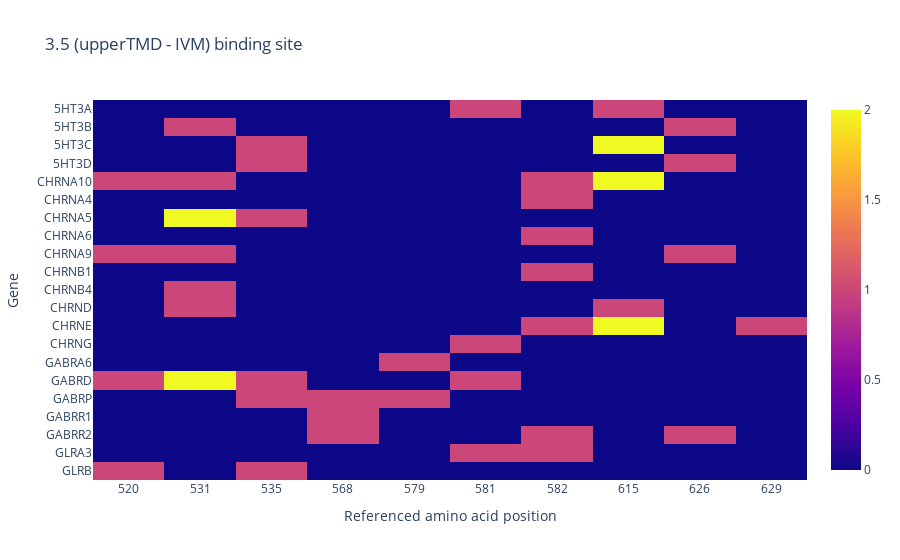

The code cell stored with this chart in its notebook:
### Code cell
fig = go.Figure(data=go.Heatmap(
    z = data,
    x=[str(int(aa)) for aa in aacids],
    y=genes,
    hoverongaps=False
))
fig.update_layout(
    title=f"{bs_interest[1]} binding site",
    xaxis_title = "Referenced amino acid position",
    yaxis_title = "Gene"
)
fig.show()

### Figure 1 — Plotly figure (JSON) as saved in the notebook; plotly's stock layout.template omitted (floating-point values rounded to 4 significant figures; data arrays with more than 128 entries replaced by an {"elided": "..."} marker saying what was removed)
{"data": [{"hoverongaps": false, "type": "heatmap", "x": ["520", "531", "535", "568", "579", "581", "582", "615", "626", "629"], "y": ["GLRB", "GLRB", "GLRA3", "GLRA3", "GABRR2", "GABRR2", "GABRR2", "GABRR1", "GABRP", "GABRP", "GABRP", "GABRD", "GABRD", "GABRD", "GABRD", "GABRD", "GABRA6", "CHRNG", "CHRNE", "CHRNE", "CHRNE", "CHRNE", "CHRND", "CHRND", "CHRNB4", "CHRNB1", "CHRNA9", "CHRNA9", "CHRNA9", "CHRNA6", "CHRNA5", "CHRNA5", "CHRNA5", "CHRNA4", "CHRNA10", "CHRNA10", "CHRNA10", "CHRNA10", "CHRNA10", "5HT3D", "5HT3D", "5HT3C", "5HT3C", "5HT3C", "5HT3B", "5HT3B", "5HT3A", "5HT3A"], "z": {"elided": "48x10 int values"}}], "layout": {"title": {"text": "3.5 (upperTMD - IVM) binding site"}, "xaxis": {"title": {"text": "Referenced amino acid position"}}, "yaxis": {"title": {"text": "Gene"}}}}
